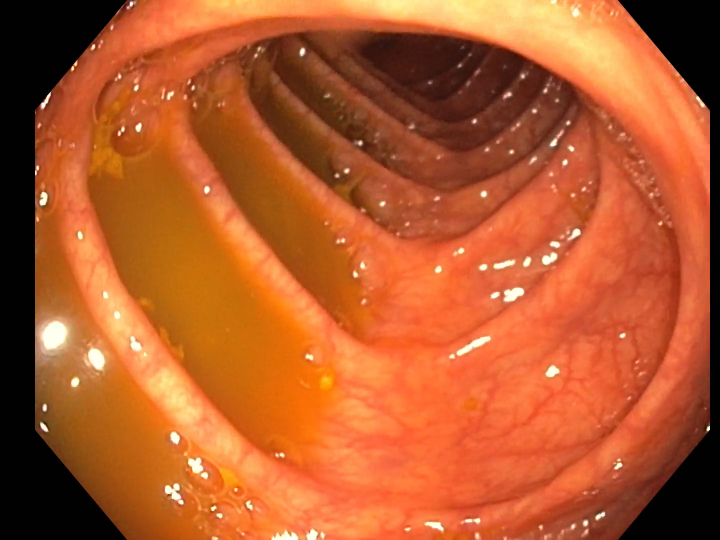
//> input picture images/1.png, 1440 x 1080 px (shown at 1/2 size)
$ ./main2   (built with g++ and OpenCV 4)
//> lines starting //> are read from the running program, lines starting //| are printed output that depends on the picture; after the words box and inside, x2 and y2 are one past the last pixel; in counts of white or black regions, pixels touching at a corner belong together
#include<opencv2/opencv.hpp>
#include <opencv2/core/core.hpp>
#include <opencv2/highgui/highgui.hpp>
#include <opencv2/calib3d/calib3d.hpp>
#include <opencv2/imgproc/imgproc.hpp>
#include <iostream>


std::vector<std::vector<cv::Point>> get_contours(cv::Mat img, int th = 20, int dilation_size = 3, bool bShow = false){
    //Contour-retrieval modes: RETR_TREE, RETR_LIST, RETR_EXTERNAL, RETR_CCOMP.
    //Contour-approximation methods: CHAIN_APPROX_NONE, CHAIN_APPROX_SIMPLE.
    cv::Mat img_gray;
    cv::cvtColor(img, img_gray, cv::COLOR_BGR2GRAY);

    // Threshold image
    cv::Mat img_thresh;
    cv::threshold(img_gray, img_thresh, th, 255, cv::THRESH_BINARY);

    int dilation_type = cv::MORPH_CROSS;
    cv::Mat element = cv::getStructuringElement(dilation_type,
                       cv::Size( 2*dilation_size + 1, 2*dilation_size+1 ),
                       cv::Point( dilation_size, dilation_size ) );
    cv::erode(img_thresh,img_thresh,element);

    // dilation_type MORPH_RECT, MORPH_CROSS, MORPH_ELLIPSE
    // Detect contours on the binary image
    std::vector<std::vector<cv::Point>> contours;
    std::vector<cv::Vec4i> hierarchy;
    cv::findContours(img_thresh, contours, hierarchy, cv::RETR_EXTERNAL, cv::CHAIN_APPROX_NONE);

    // Draw contours on the original image
    if (bShow){
        cv::imshow("Binary mage", img_thresh);
        cv::Mat img_copy = img.clone();
        cv::drawContours(img_copy, contours, -1, cv::Scalar(0, 255, 0), 2);
        cv::imshow("None approximation", img_copy);
    }

    return contours;
}

void keypoints_in_contour(std::vector<cv::Point> contour, std::vector<cv::KeyPoint> &kps, cv::Mat &desc){
    std::vector<cv::KeyPoint> kps_tmp = kps;
    cv::Mat desc_tmp = desc;
    int nKpsIn = 0;
    std::vector<bool> bKpsIn = std::vector<bool>(kps.size(), false);

    for (size_t i=0; i<kps.size(); i++){
        if (cv::pointPolygonTest(contour,kps[i].pt,false) > 0){
            nKpsIn++;
            bKpsIn[i] = true;
        }
    }

    kps.clear();
    desc = cv::Mat(nKpsIn,desc_tmp.cols,desc_tmp.type());
    for (size_t i=0; i<kps_tmp.size(); i++){
        if (bKpsIn[i]){
            kps.push_back(kps_tmp[i]);
            desc.row(kps.size()-1) = desc_tmp.row(i);
        }
    }
}


int main() {
    cv::Mat image = imread("images/1.png", cv::IMREAD_COLOR);
//> image is the input picture: 1080 rows x 1440 cols, CV_8UC3; mean B, G, R 43.6, 90.2, 180.2
    cv::resize(image, image, cv::Size(), 0.5, 0.5);
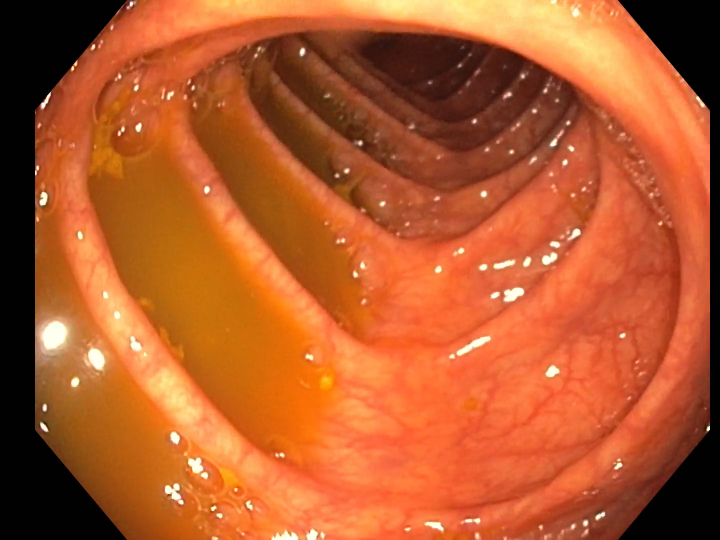
//> image: 540 rows x 720 cols, CV_8UC3; mean B, G, R 43.7, 90.3, 180.3

    std::vector<std::vector<cv::Point>> contours = get_contours(image,20,3,true);
//> in get_contours, `cv::cvtColor(img, img_gray, cv::COLOR_BGR2GRAY);`:
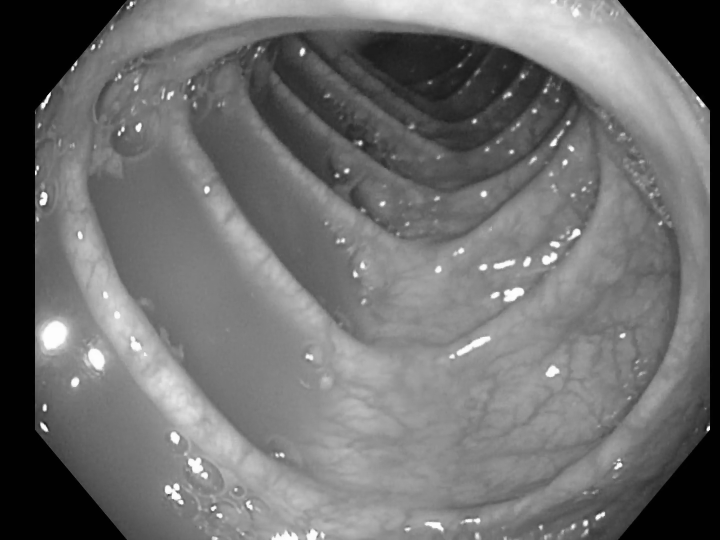
//> img_gray: 540 rows x 720 cols, CV_8UC1; min 0, max 254, mean 111.9
//> in get_contours, `cv::threshold(img_gray, img_thresh, th, 255, cv::THRESH_BINARY);`:
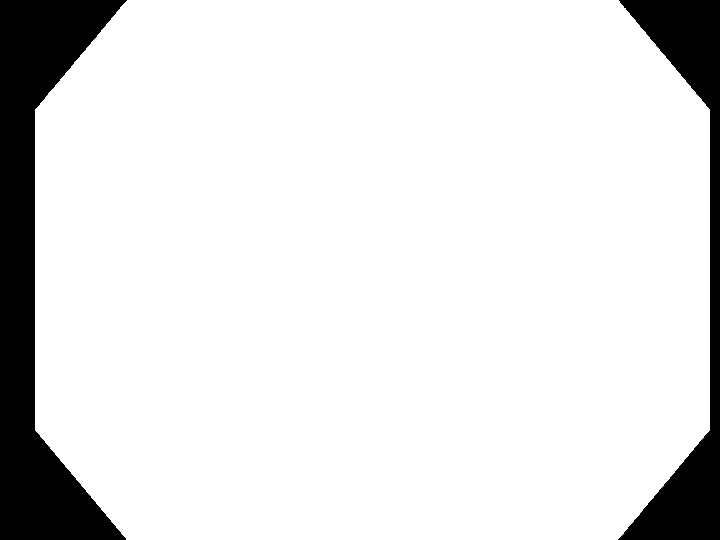
//> img_thresh: 540 rows x 720 cols, CV_8UC1; 88.6% white; 2 black regions, box (x1, y1, x2, y2) and area: (0, 0, 127, 540) 29002, (618, 0, 720, 540) 15488
//> in get_contours, `cv::erode(img_thresh,img_thresh,element);`:
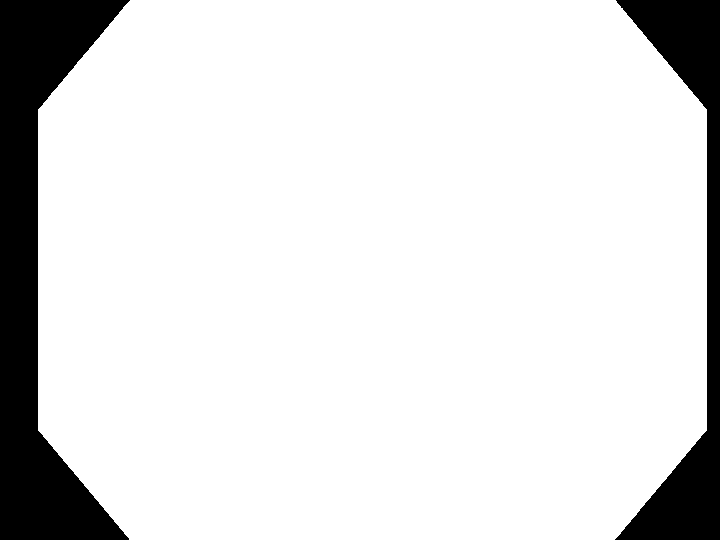
//> img_thresh: 540 rows x 720 cols, CV_8UC1; 87.7% white; 2 black regions
//> in get_contours, `cv::findContours(img_thresh, contours, hierarchy, cv::RETR_EXTERNAL, c..`: contours = 1 contour; box (x1, y1, x2, y2) and area: (38, 0, 707, 540) 340044
//> in get_contours, `cv::drawContours(img_copy, contours, -1, cv::Scalar(0, 255, 0), 2);`:
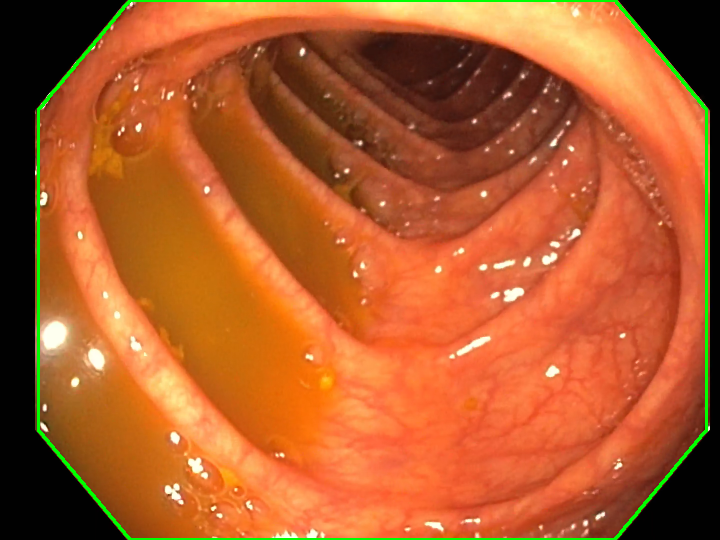
//> img_copy: 540 rows x 720 cols, CV_8UC3; 1.52% of pixels changed, all inside (x1, y1, x2, y2) = (37, 0, 708, 540)

    cv::Ptr<cv::SIFT> f2d = cv::SIFT::create(1000,4,0.04,10,1.6);
    std::vector<cv::KeyPoint> kps1, kps11;
    cv::Mat desc1, desc2;
    f2d->detectAndCompute( image, cv::noArray(), kps1, desc1);
//> kps1 = 753 keypoints; strongest (x, y, size): (708, 429, 2.7), (43, 105, 3.7), (49, 96, 2.5), (72, 68, 2.4)

    keypoints_in_contour(contours[0],kps1,desc1);
//> in keypoints_in_contour, `std::vector<cv::KeyPoint> kps_tmp = kps;`: kps_tmp has the same summary as kps1 outside keypoints_in_contour
//> after the loop in keypoints_in_contour, `for (size_t i=0; i<kps.size(); i++)`: nKpsIn = 711; bKpsIn = 753 values, max 1 at index 7, min 0 at index 0, mean 0.944
//> in keypoints_in_contour, `kps.clear();`: kps = 0 keypoints
//> after the loop in keypoints_in_contour, `for (size_t i=0; i<kps_tmp.size(); i++)`: kps = 711 keypoints; strongest (x, y, size): (43, 105, 3.7), (44, 427, 4.2), (302, 52, 4.3), (52, 335, 23)
//> kps1 has the same summary as kps in keypoints_in_contour


    cv::Mat im1;
    cv::drawKeypoints(image,kps1,im1);
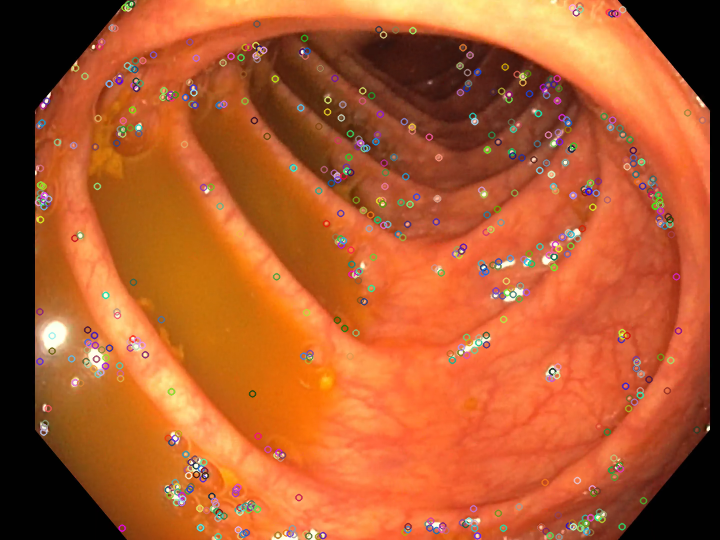
//> im1: 540 rows x 720 cols, CV_8UC3; mean B, G, R 45.5, 90.8, 178.2
    cv::imshow("KPs1", im1);

    cv::waitKey(0);
    return 0;
}

$ run again, with images/2.png copied over images/1.png
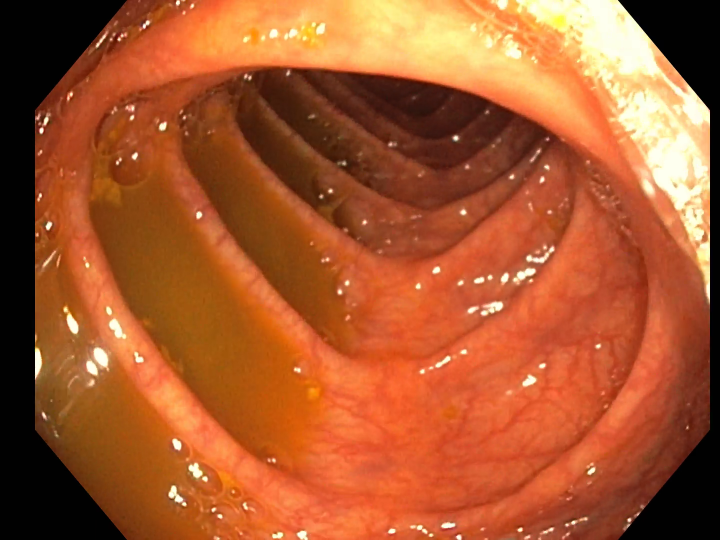
//> input picture images/2.png, 1440 x 1080 px (shown at 1/2 size)
//> image is the input picture: 1080 rows x 1440 cols, CV_8UC3; mean B, G, R 46.3, 88.3, 167.7
//> image: 540 rows x 720 cols, CV_8UC3
//> in get_contours, `cv::cvtColor(img, img_gray, cv::COLOR_BGR2GRAY);`:
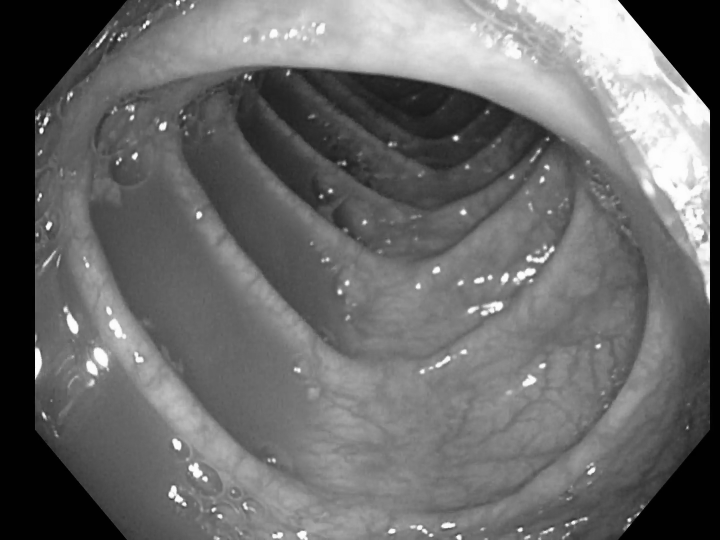
//> img_gray: 540 rows x 720 cols, CV_8UC1; min 0, max 254, mean 107.4
//> in get_contours, `cv::findContours(img_thresh, contours, hierarchy, cv::RETR_EXTERNAL, c..`: contours = 1 contour; box (x1, y1, x2, y2) and area: (37, 0, 707, 540) 340024
//> img_copy: 540 rows x 720 cols, CV_8UC3; mean B, G, R 45.4, 90.6, 165.1
//> `f2d->detectAndCompute( image, cv::noArray(), kps1, desc1);`: kps1 = 923 keypoints; strongest (x, y, size): (41, 130, 3.2), (456, 138, 3.7), (629, 520, 2.6), (46, 120, 3.3)
//> kps_tmp has the same summary as kps1 outside keypoints_in_contour
//> after the loop in keypoints_in_contour, `for (size_t i=0; i<kps.size(); i++)`: nKpsIn = 886; bKpsIn = 923 values, max 1 at index 13, min 0 at index 0, mean 0.96
//> in keypoints_in_contour, `kps.clear();`: kps = 0 keypoints
//> after the loop in keypoints_in_contour, `for (size_t i=0; i<kps_tmp.size(); i++)`: kps = 886 keypoints; strongest (x, y, size): (41, 130, 3.2), (456, 138, 3.7), (629, 520, 2.6), (46, 120, 3.3)
//> `keypoints_in_contour(contours[0],kps1,desc1);`: kps1 has the same summary as kps in keypoints_in_contour
//> `cv::drawKeypoints(image,kps1,im1);`:
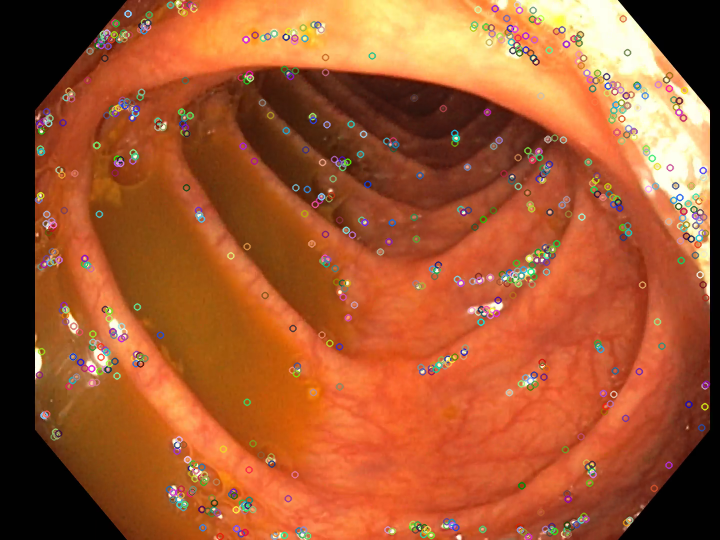
//> im1: 540 rows x 720 cols, CV_8UC3; mean B, G, R 48.1, 88.4, 165.2

$ run again, with images/605.png copied over images/1.png
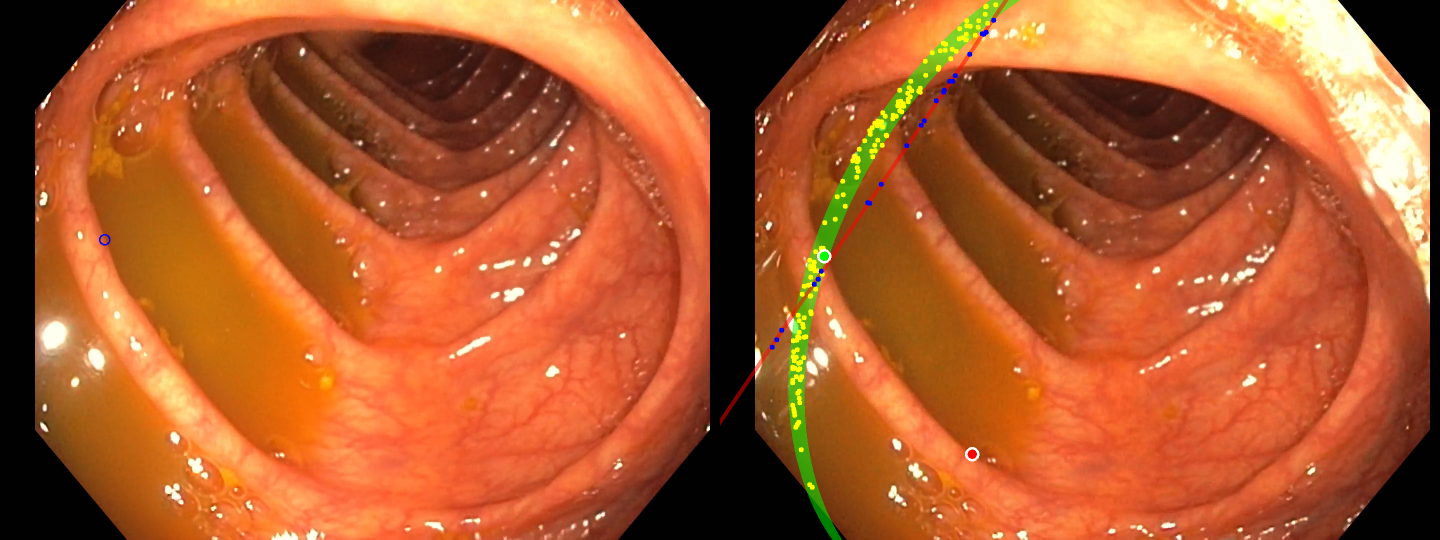
//> input picture images/605.png, 1440 x 540 px
//> image is the input picture: 540 rows x 1440 cols, CV_8UC3; mean B, G, R 44.9, 90.6, 173.5
//> image: 270 rows x 720 cols, CV_8UC3
//> in get_contours, `cv::erode(img_thresh,img_thresh,element);`:
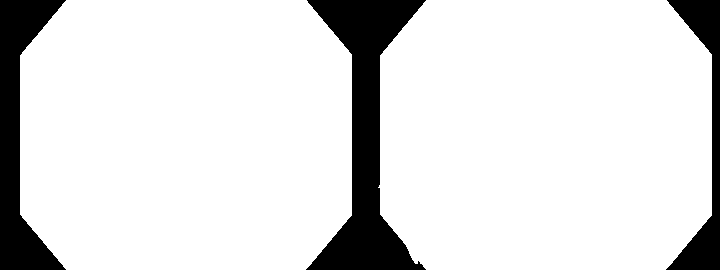
//> img_thresh: 270 rows x 720 cols, CV_8UC1; 87% white; 3 black regions
//> in get_contours, `cv::findContours(img_thresh, contours, hierarchy, cv::RETR_EXTERNAL, c..`: contours = 2 contours; box (x1, y1, x2, y2) and area: (378, 0, 712, 270) 84114, (20, 0, 352, 270) 84056
//> img_copy: 270 rows x 720 cols, CV_8UC3; mean B, G, R 43, 95, 168
//> `f2d->detectAndCompute( image, cv::noArray(), kps1, desc1);`: kps1 = 707 keypoints; strongest (x, y, size): (588, 69, 1.8), (21, 52, 1.9), (151, 26, 2.1), (492, 16, 2.6)
//> kps_tmp has the same summary as kps1 outside keypoints_in_contour
//> after the loop in keypoints_in_contour, `for (size_t i=0; i<kps.size(); i++)`: nKpsIn = 394; bKpsIn = 707 values, max 1 at index 297, min 0 at index 0, mean 0.557
//> in keypoints_in_contour, `kps.clear();`: kps = 0 keypoints
//> after the loop in keypoints_in_contour, `for (size_t i=0; i<kps_tmp.size(); i++)`: kps = 394 keypoints; strongest (x, y, size): (588, 69, 1.8), (492, 16, 2.6), (448, 222, 2.9), (591, 106, 1.9)
//> `keypoints_in_contour(contours[0],kps1,desc1);`: kps1 has the same summary as kps in keypoints_in_contour
//> `cv::drawKeypoints(image,kps1,im1);`:
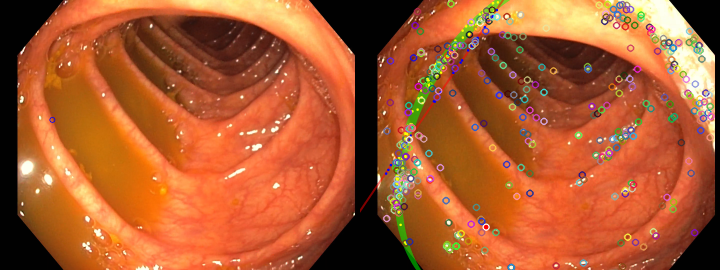
//> im1: 270 rows x 720 cols, CV_8UC3; mean B, G, R 47.3, 90.4, 171.4
